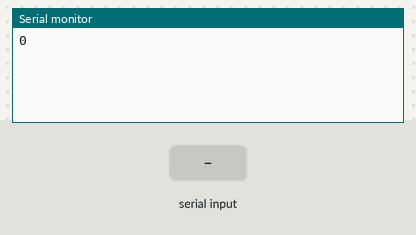
Bench run of a sketch on a simulated Arduino Uno, built with avr-gcc and run on an emulated ATmega328P. Shown: the last lines printed to the serial monitor. The test bench sets the inputs (shaded band).

Above: at 1.2 s.
1.3 s: "90,45\n" received over Serial
At 2.1 s:
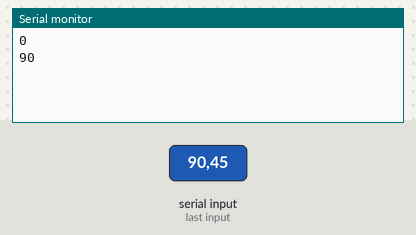
2.8 s: "30,150\n" received over Serial
At 3.3 s:
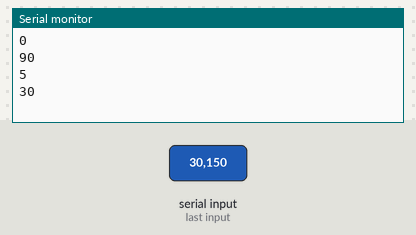
Timing chart, 0 to 5.8 s (numbered marks = the images above; inputs shaded):
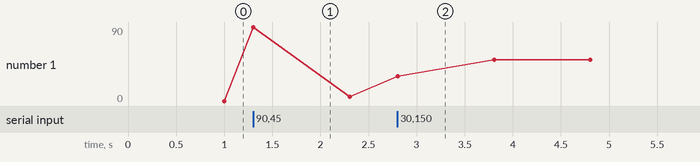

The sketch:

int_input.ino
```cpp
char cmd[4] ;

void setup(){
Serial.begin(9600);
//Serial.setTimeout(10); // 設定為每10毫秒結束一次讀取(數字愈小愈快)
}

void loop(){
//if(Serial.available()){
 Serial.readBytes(cmd,4);
 Serial.println(atoi(cmd));
//}
}
```

Measured:
- after the input at 1.3 s, the serial monitor: prints a new line at once (image 1)
- after the input at 2.8 s, the serial monitor: prints a new line at once (image 2)
- plotted number 1: 0 → 5 after the input at 1.3 s, 5 → 50 after the input at 2.8 s
